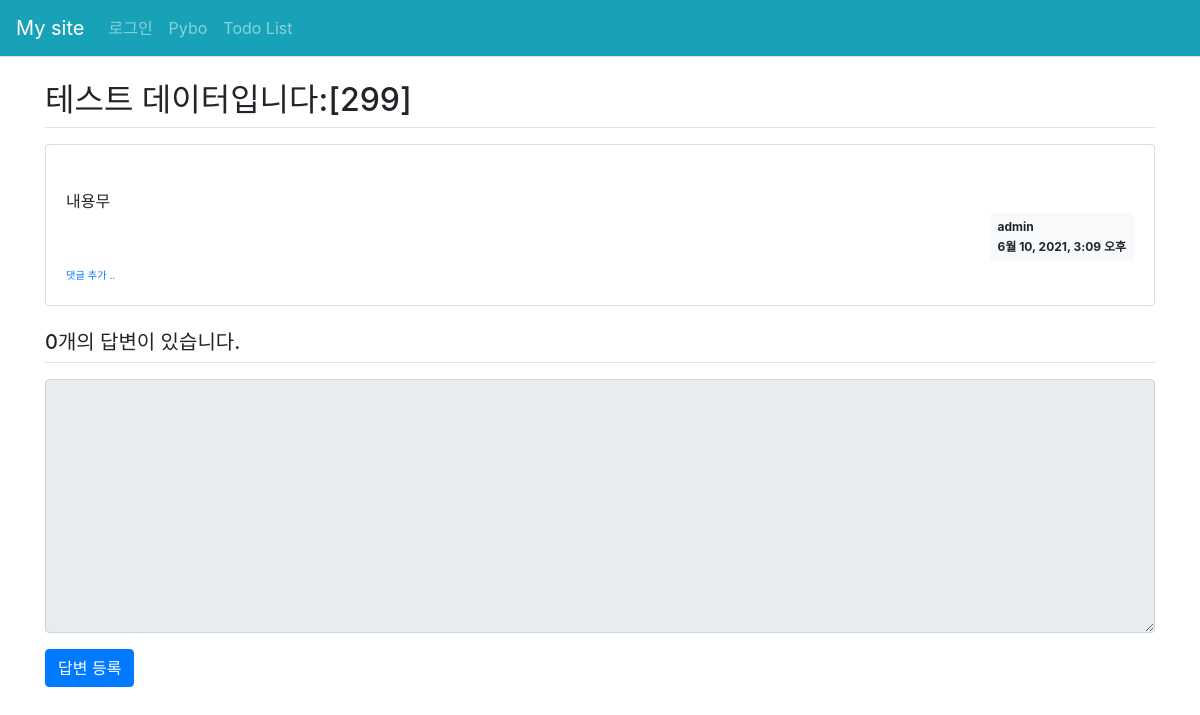
The page /pybo/303/ on the database as committed earlier.
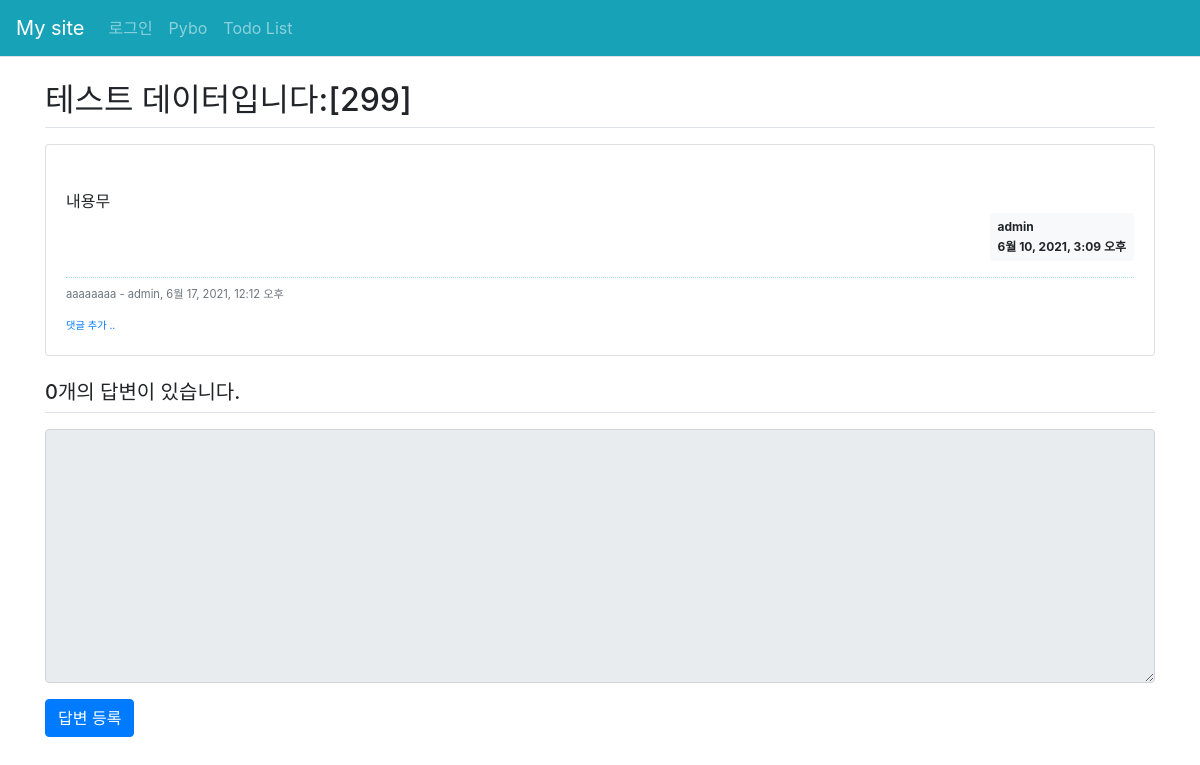
The same page on the database as committed later.
### pybo/models.py (models this page shows)
class Comment(models.Model):
    author = models.ForeignKey(User, on_delete=models.CASCADE)
    content = models.TextField()
    create_date = models.DateTimeField()
    modify_date = models.DateTimeField(null=True, blank=True)
    question = models.ForeignKey(Question, null=True, blank=True, on_delete=models.CASCADE)
    answer = models.ForeignKey(Answer, null=True, blank=True, on_delete=models.CASCADE)

### pybo/views/base_views.py (the view)
def detail(request, question_id):
    question = get_object_or_404(Question, pk=question_id)
    context = {'question': question}
    return render(request, 'pybo/question_detail.html', context)

### templates/pybo/question_detail.html (shortened to what this page needs)
{% extends 'base.html' %}
{% block content %}
<!-- {% load static %}
<link rel="stylesheet" type="text/css" href="{% static 'bootstrap.min.css' %}"> -->
<div class="container my-3">
    <h2 class="border-bottom py-2">{{ question.subject }}</h2>
    <div class="card my-3">
        <div class="card-body">
            <div class="cart-text" style="white-space: pre-line;">
                {{ question.content }}
            </div>
            <div class="d-flex justify-content-end">
                <div class="badge badge-light p-2 text-left">
                    <div class="mb-2">{{ question.author.username }}</div>
                    <div>{{ question.create_date }}</div>
                </div>
            </div>
            {% if question.comment_set.count > 0 %}
            <div class="mt-3">
                {% for comment in question.comment_set.all %}
                <div class="comment py-2 text-muted">
                    <span style="white-space: pre-line;">{{ comment.content }}</span>
                    <span>
                        - {{ comment.author }}, {{ comment.create_date }}
                    </span>
                </div>
                {% endfor %}
            </div>
            {% endif %}
            <div>
                <a href="{% url 'pybo:comment_create_question' question.id  %}" class="small"><small>댓글 추가
                        ..</small></a>
            </div>
        </div>
    </div>
    <h5 class="border-bottom my-3 py-2">
        {{ question.answer_set.count }}개의 답변이 있습니다.
    </h5>
    <form action="{% url 'pybo:answer_create' question.id %}" method="post" class="my-3">
        <div class="form-group">
            <textarea name="content" id="content" {% if not user.is_authenticated %}disabled{% endif %}
                class="form-control" rows="10"></textarea>
        </div>
        <input type="submit" value="답변 등록" class="btn btn-primary">
    </form>
</div>
{% endblock %}

Rows that differ between the two databases and show on the page:
added Comment: content "aaaaaaaa", author "admin", create_date "6월 17, 2021, 12:12 오후"
